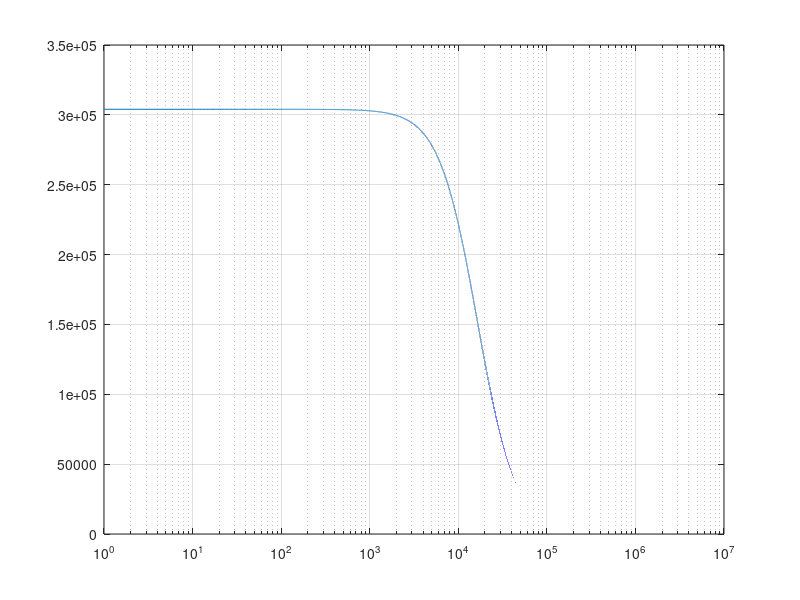

Recreate this plot in MATLAB.
f = 1:1:10e6;
s=i*2*f;
R=304000;
%L=0.0097; // tengo que fijarme bien los valores
L=1000e-6;
C=100e-12; %el chabon de labo dijo que tiraramos entre 10 y 100 pf
Z1 = R+ s*L;
Z2 = 1./(s*C);
Z= (Z1.*Z2)./(Z1+Z2);
IM = imag(Z);
RE= real(Z);
semilogx(f,RE)
grid
